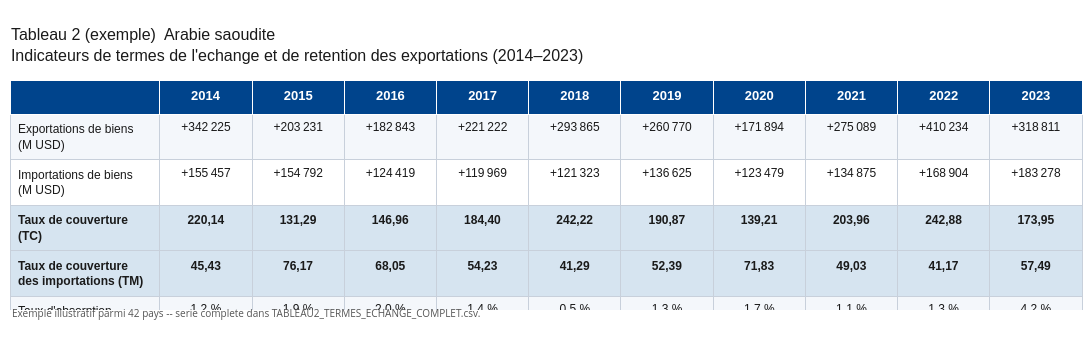
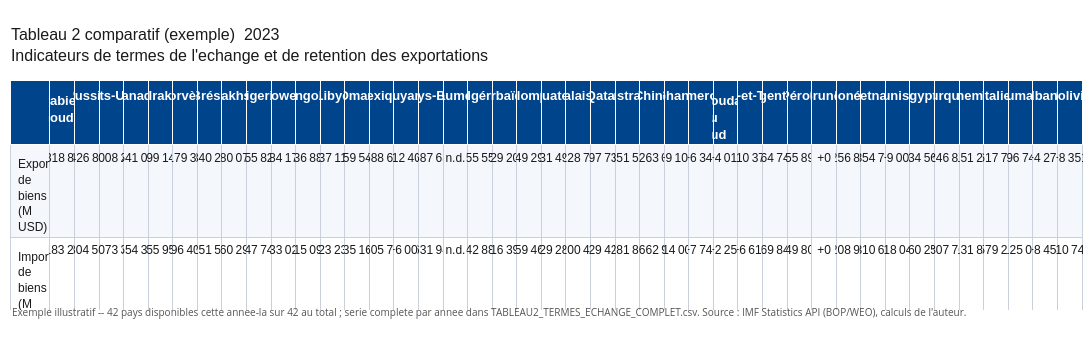

The notebook cell saved with these charts, in order:
### Code cell
rows_t2_cemac = [
    ('Exportations de biens (M USD)', 'exp_biens', 'musd'),
    ('Importations de biens (M USD)', 'imp_biens', 'musd'),
    ('Taux de couverture (TC)', 'tc', 'ratio'),
    ('Taux de couverture des importations (TM)', 'tm', 'ratio'),
    ("Taux d'absorption services (TAS)", 'tas', 'pct_simple'),
    ('Taux de fuite revenu primaire (TFR)', 'tfr', 'pct_simple'),
    ('Taux de retention (TRE)', 'tre', 'pct_simple'),
]


def formatter_t2(vals, cle, mode):
    v = vals.get(cle)
    if v is None or (isinstance(v, float) and pd.isna(v)):
        return 'n.d.'
    if mode == 'musd':
        return fmt_cemac(v, 'musd')
    if mode == 'ratio':
        return f"{v:.2f}".replace('.', ',')
    return f"{v:.1f} %"


# Tableau 2 complet (tous pays eligibles x toutes leurs annees) -> CSV, valeurs brutes ---
lignes_t2 = []
for code, nom in PAYS_ELIGIBLES.items():
    for a in ANNEES_PAR_PAYS[code]:
        vals = {**bdp_pour(code, a), **indicateurs_pour(code, a)}
        ligne = {'COUNTRY_CODE': code, 'PAYS': nom, 'ANNEE': a}
        ligne.update({cle: vals.get(cle) for _, cle, _ in rows_t2_cemac})
        lignes_t2.append(ligne)

df_t2_complet = pd.DataFrame(lignes_t2)
chemin_t2_csv = BASE / 'data' / 'TABLEAU2_TERMES_ECHANGE_COMPLET.csv'
df_t2_complet.to_csv(chemin_t2_csv, index=False)
print(f"{chemin_t2_csv} : {len(df_t2_complet)} lignes ({df_t2_complet['COUNTRY_CODE'].nunique()} pays x annees) "
      "-- source : IMF Statistics API (BOP/WEO), calculs de l'auteur.")

# Exemple illustratif : tableau par pays ---
code_ex2, nom_ex2 = next(iter(PAYS_ELIGIBLES.items()))
annees_ex2 = ANNEES_PAR_PAYS[code_ex2]
data_ex2 = {}
for a in annees_ex2:
    vals = {**bdp_pour(code_ex2, a), **indicateurs_pour(code_ex2, a)}
    data_ex2[a] = [formatter_t2(vals, cle, mode) for _, cle, mode in rows_t2_cemac]
df_t2_ex2 = pd.DataFrame(data_ex2, index=[r[0] for r in rows_t2_cemac])

fig_t2_ex2 = render_table_cemac(
    df_t2_ex2,
    title=f"Tableau 2 (exemple)  {nom_ex2}\nIndicateurs de termes de l'echange et de retention "
          f"des exportations ({annees_ex2[0]}–{annees_ex2[-1]})",
    caption=f"Exemple illustratif parmi {len(PAYS_ELIGIBLES)} pays -- serie complete dans "
            f"{chemin_t2_csv.name}.",
    highlight_rows=[2, 3, 6],
    filename=FIGURES_DIR / f'tab2_termes_echange_{code_ex2}.png',
)
fig_t2_ex2.show()

# Exemple illustratif : tableau comparatif ---
annees_comparables_t2 = [a for a in ANNEES_UNION if len([c for c in PAYS_ELIGIBLES if a in ANNEES_PAR_PAYS[c]]) >= 2]
if annees_comparables_t2:
    annee_ex2 = annees_comparables_t2[-1]
    pays_dispo_ex2 = [c for c in PAYS_ELIGIBLES if annee_ex2 in ANNEES_PAR_PAYS[c]]
    data_comp2 = {}
    for c in pays_dispo_ex2:
        vals = {**bdp_pour(c, annee_ex2), **indicateurs_pour(c, annee_ex2)}
        data_comp2[PAYS_ELIGIBLES[c]] = [formatter_t2(vals, cle, mode) for _, cle, mode in rows_t2_cemac]
    df_t2_comp_ex2 = pd.DataFrame(data_comp2, index=[r[0] for r in rows_t2_cemac])

    fig_t2_comp_ex2 = render_table_cemac(
        df_t2_comp_ex2,
        title=f"Tableau 2 comparatif (exemple)  {annee_ex2}\nIndicateurs de termes de l'echange et de retention des exportations",
        caption=f"Exemple illustratif -- {len(pays_dispo_ex2)} pays disponibles cette annee-la sur "
                f"{len(PAYS_ELIGIBLES)} au total ; serie complete par annee dans {chemin_t2_csv.name}. "
                "Source : IMF Statistics API (BOP/WEO), calculs de l'auteur.",
        highlight_rows=[2, 3, 6],
        filename=FIGURES_DIR / f'tab2_termes_echange_comparatif_{annee_ex2}.png',
    )
    fig_t2_comp_ex2.show()
else:
    print("Aucune annee avec au moins 2 pays disponibles -- pas d'exemple comparatif a afficher.")

### Figure 1 — Plotly figure (JSON) as saved in the notebook; plotly's stock layout.template omitted (floating-point values rounded to 4 significant figures)
{"data": [{"cells": {"align": ["left", "center", "center", "center", "center", "center", "center", "center", "center", "center", "center"], "fill": {"color": [["#F4F7FB", "white", "#D6E4F0", "#D6E4F0", "#F4F7FB", "white", "#D6E4F0"], ["#F4F7FB", "white", "#D6E4F0", "#D6E4F0", "#F4F7FB", "white", "#D6E4F0"], ["#F4F7FB", "white", "#D6E4F0", "#D6E4F0", "#F4F7FB", "white", "#D6E4F0"], ["#F4F7FB", "white", "#D6E4F0", "#D6E4F0", "#F4F7FB", "white", "#D6E4F0"], ["#F4F7FB", "white", "#D6E4F0", "#D6E4F0", "#F4F7FB", "white", "#D6E4F0"], ["#F4F7FB", "white", "#D6E4F0", "#D6E4F0", "#F4F7FB", "white", "#D6E4F0"], ["#F4F7FB", "white", "#D6E4F0", "#D6E4F0", "#F4F7FB", "white", "#D6E4F0"], ["#F4F7FB", "white", "#D6E4F0", "#D6E4F0", "#F4F7FB", "white", "#D6E4F0"], ["#F4F7FB", "white", "#D6E4F0", "#D6E4F0", "#F4F7FB", "white", "#D6E4F0"], ["#F4F7FB", "white", "#D6E4F0", "#D6E4F0", "#F4F7FB", "white", "#D6E4F0"], ["#F4F7FB", "white", "#D6E4F0", "#D6E4F0", "#F4F7FB", "white", "#D6E4F0"]]}, "font": {"color": "#1a1a1a", "family": "Arial", "size": 12}, "height": 28, "line": {"color": "#C8D0DB"}, "values": [["Exportations de biens (M USD)", "Importations de biens (M USD)", "<b>Taux de couverture (TC)</b>", "<b>Taux de couverture des importations (TM)</b>", "Taux d'absorption services (TAS)", "Taux de fuite revenu primaire (TFR)", "<b>Taux de retention (TRE)</b>"], ["+342 225", "+155 457", "<b>220,14</b>", "<b>45,43</b>", "1.2 %", "0.2 %", "<b>53.2 %</b>"], ["+203 231", "+154 792", "<b>131,29</b>", "<b>76,17</b>", "1.9 %", "0.3 %", "<b>21.6 %</b>"], ["+182 843", "+124 419", "<b>146,96</b>", "<b>68,05</b>", "2.0 %", "0.3 %", "<b>29.6 %</b>"], ["+221 222", "+119 969", "<b>184,40</b>", "<b>54,23</b>", "1.4 %", "0.2 %", "<b>44.1 %</b>"], ["+293 865", "+121 323", "<b>242,22</b>", "<b>41,29</b>", "0.5 %", "0.2 %", "<b>58.0 %</b>"], ["+260 770", "+136 625", "<b>190,87</b>", "<b>52,39</b>", "1.3 %", "0.2 %", "<b>46.1 %</b>"], ["+171 894", "+123 479", "<b>139,21</b>", "<b>71,83</b>", "1.7 %", "0.0 %", "<b>26.5 %</b>"], ["+275 089", "+134 875", "<b>203,96</b>", "<b>49,03</b>", "1.1 %", "0.2 %", "<b>49.6 %</b>"], ["+410 234", "+168 904", "<b>242,88</b>", "<b>41,17</b>", "1.3 %", "0.1 %", "<b>57.4 %</b>"], ["+318 811", "+183 278", "<b>173,95</b>", "<b>57,49</b>", "4.2 %", "0.1 %", "<b>38.2 %</b>"]]}, "columnwidth": [2.6, 1.6, 1.6, 1.6, 1.6, 1.6, 1.6, 1.6, 1.6, 1.6, 1.6], "header": {"align": ["left", "center", "center", "center", "center", "center", "center", "center", "center", "center", "center"], "fill": {"color": "#00448C"}, "font": {"color": "white", "family": "Arial", "size": 13}, "height": 34, "values": ["<b></b>", "<b>2014</b>", "<b>2015</b>", "<b>2016</b>", "<b>2017</b>", "<b>2018</b>", "<b>2019</b>", "<b>2020</b>", "<b>2021</b>", "<b>2022</b>", "<b>2023</b>"]}, "type": "table"}], "layout": {"annotations": [{"align": "left", "font": {"color": "#555555", "size": 10}, "showarrow": false, "text": "Exemple illustratif parmi 42 pays -- serie complete dans TABLEAU2_TERMES_ECHANGE_COMPLET.csv.", "x": 0, "xref": "paper", "y": -0.05, "yref": "paper"}], "height": 360, "margin": {"b": 50, "l": 10, "r": 10, "t": 80}, "paper_bgcolor": "white", "title": {"font": {"color": "#1a1a1a", "family": "Arial", "size": 16}, "text": "Tableau 2 (exemple)  Arabie saoudite<br>Indicateurs de termes de l'echange et de retention des exportations (2014–2023)", "x": 0.01, "xanchor": "left"}, "width": 2420}}

### Figure 2 — Plotly figure (JSON) as saved in the notebook; plotly's stock layout.template omitted (floating-point values rounded to 4 significant figures; data arrays with more than 128 entries replaced by an {"elided": "..."} marker saying what was removed)
{"data": [{"cells": {"align": ["left", "center", "center", "center", "center", "center", "center", "center", "center", "center", "center", "center", "center", "center", "center", "center", "center", "center", "center", "center", "center", "center", "center", "center", "center", "center", "center", "center", "center", "center", "center", "center", "center", "center", "center", "center", "center", "center", "center", "center", "center", "center", "center"], "fill": {"color": {"elided": "43x7 str values"}}, "font": {"color": "#1a1a1a", "family": "Arial", "size": 12}, "height": 28, "line": {"color": "#C8D0DB"}, "values": {"elided": "43x7 str values"}}, "columnwidth": [2.6, 1.6, 1.6, 1.6, 1.6, 1.6, 1.6, 1.6, 1.6, 1.6, 1.6, 1.6, 1.6, 1.6, 1.6, 1.6, 1.6, 1.6, 1.6, 1.6, 1.6, 1.6, 1.6, 1.6, 1.6, 1.6, 1.6, 1.6, 1.6, 1.6, 1.6, 1.6, 1.6, 1.6, 1.6, 1.6, 1.6, 1.6, 1.6, 1.6, 1.6, 1.6, 1.6], "header": {"align": ["left", "center", "center", "center", "center", "center", "center", "center", "center", "center", "center", "center", "center", "center", "center", "center", "center", "center", "center", "center", "center", "center", "center", "center", "center", "center", "center", "center", "center", "center", "center", "center", "center", "center", "center", "center", "center", "center", "center", "center", "center", "center", "center"], "fill": {"color": "#00448C"}, "font": {"color": "white", "family": "Arial", "size": 13}, "height": 34, "values": ["<b></b>", "<b>Arabie saoudite</b>", "<b>Russie</b>", "<b>États-Unis</b>", "<b>Canada</b>", "<b>Irak</b>", "<b>Norvège</b>", "<b>Brésil</b>", "<b>Kazakhstan</b>", "<b>Nigeria</b>", "<b>Koweït</b>", "<b>Angola</b>", "<b>Libye</b>", "<b>Oman</b>", "<b>Mexique</b>", "<b>Guyana</b>", "<b>Pays-Bas</b>", "<b>Royaume-Uni</b>", "<b>Algérie</b>", "<b>Azerbaïdjan</b>", "<b>Colombie</b>", "<b>Équateur</b>", "<b>Malaisie</b>", "<b>Qatar</b>", "<b>Australie</b>", "<b>Chine</b>", "<b>Ghana</b>", "<b>Cameroun</b>", "<b>Soudan du Sud</b>", "<b>Trinité-et-Tobago</b>", "<b>Argentine</b>", "<b>Pérou</b>", "<b>Brunei</b>", "<b>Indonésie</b>", "<b>Vietnam</b>", "<b>Tunisie</b>", "<b>Égypte</b>", "<b>Turquie</b>", "<b>Danemark</b>", "<b>Italie</b>", "<b>Roumanie</b>", "<b>Albanie</b>", "<b>Bolivie</b>"]}, "type": "table"}], "layout": {"annotations": [{"align": "left", "font": {"color": "#555555", "size": 10}, "showarrow": false, "text": "Exemple illustratif -- 42 pays disponibles cette annee-la sur 42 au total ; serie complete par annee dans TABLEAU2_TERMES_ECHANGE_COMPLET.csv. Source : IMF Statistics API (BOP/WEO), calculs de l'auteur.", "x": 0, "xref": "paper", "y": -0.05, "yref": "paper"}], "height": 360, "margin": {"b": 50, "l": 10, "r": 10, "t": 80}, "paper_bgcolor": "white", "title": {"font": {"color": "#1a1a1a", "family": "Arial", "size": 16}, "text": "Tableau 2 comparatif (exemple)  2023<br>Indicateurs de termes de l'echange et de retention des exportations", "x": 0.01, "xanchor": "left"}, "width": 9140}}
